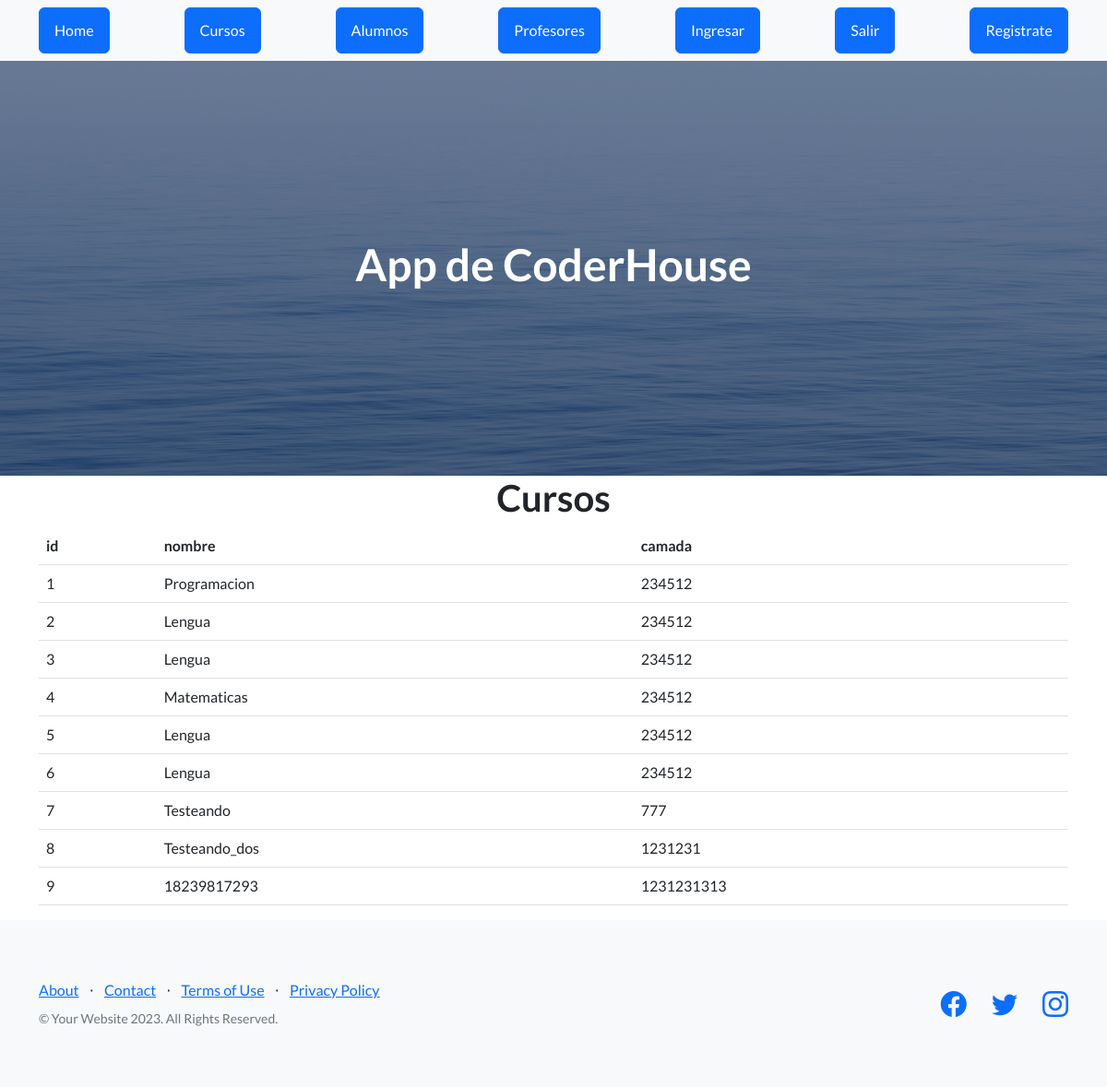
The app's page /AppCoder/ver_cursos with its own data.
### AppCoder/models.py (models this page shows)
class Curso(models.Model):
    nombre = models.CharField(max_length=40)
    camada = models.IntegerField()

### AppCoder/views.py (the view)
# urls.py: path("ver_cursos", views.ver_cursos , name="cursos"),
def ver_cursos(request):
    cursos = Curso.objects.all()
    dicc = {"cursos": cursos}
    plantilla = loader.get_template("cursos.html")
    documento = plantilla.render(dicc)
    return HttpResponse(documento)

### AppCoder/template/cursos.html
{% extends "padre.html" %}
{% load static %}
{% block contenido %}
    <main class="container">
        <h1 class="text-xl-center title"> Cursos </h1>
        <table class="table">
            <thead>
                <tr>
                    <th>id</th>
                    <th>nombre</th>
                    <th>camada</th>
                </tr>
            </thead>
            <tbody>
                {% for n in cursos %}
                <tr>
                    <td>{{n.id}}</td>
                    <td>{{n.nombre}}</td>
                    <td>{{n.camada}}</td>
                </tr>
                {% endfor %}
            </tbody>
        </table>
    </main>
{% endblock %}

### AppCoder/template/padre.html (shortened to what this page needs)
<!DOCTYPE html>
<html lang="en">
    <head>
        {% load static %}
        <link href="https://cdn.jsdelivr.net/npm/bootstrap-icons@1.5.0/font/bootstrap-icons.css" rel="stylesheet" type="text/css" />
        <link href="{% static 'AppCoder/css/styles.css' %}" rel="stylesheet" />
    </head>
    <body>
        <nav class="navbar navbar-light bg-light static-top">
            <div class="container">
                <a class="btn btn-primary" href="{% url 'home' %}">Home</a>
                <a class="btn btn-primary" href="{% url 'cursos' %}">Cursos</a>
                <a class="btn btn-primary" href="{% url 'ver_alumno' %}">Alumnos</a>
                <a class="btn btn-primary" href="{% url 'ver_profesor'%}">Profesores</a>
                <a class="btn btn-primary" href="{% url 'Login' %}">Ingresar</a>
                <a class="btn btn-primary" href="{% url 'Logout' %}">Salir</a>
                <a class="btn btn-primary" href="{% url 'Register' %}">Registrate</a>
            </div>
        </nav>
        <header class="masthead">
            <div class="container position-relative">
                <h1 class="text-center" style="color:white">App de CoderHouse</h1>
            </div>
        </header>
        {% block contenido %}{% endblock %}
        <footer class="footer bg-light">
            <div class="container">
                <div class="row">
                    <div class="col-lg-6 h-100 text-center text-lg-start my-auto">
                        <ul class="list-inline mb-2">
                            <li class="list-inline-item"><a href="#!">About</a></li>
                            <li class="list-inline-item">⋅</li>
                            <li class="list-inline-item"><a href="#!">Contact</a></li>
                            <li class="list-inline-item">⋅</li>
                            <li class="list-inline-item"><a href="#!">Terms of Use</a></li>
                            <li class="list-inline-item">⋅</li>
                            <li class="list-inline-item"><a href="#!">Privacy Policy</a></li>
                        </ul>
                        <p class="text-muted small mb-4 mb-lg-0">&copy; Your Website 2023. All Rights Reserved.</p>
                    </div>
                    <div class="col-lg-6 h-100 text-center text-lg-end my-auto">
                        <ul class="list-inline mb-0">
                            <li class="list-inline-item me-4">
                                <a href="#!"><i class="bi-facebook fs-3"></i></a>
                            </li>
                            <li class="list-inline-item me-4">
                                <a href="#!"><i class="bi-twitter fs-3"></i></a>
                            </li>
                            <li class="list-inline-item">
                                <a href="#!"><i class="bi-instagram fs-3"></i></a>
                            </li>
                        </ul>
                    </div>
                </div>
            </div>
        </footer>
    </body>
</html>

### records on screen
Curso: id "1", nombre "Programacion", camada "234512"
Curso: id "2", nombre "Lengua", camada "234512"
Curso: id "3", nombre "Lengua", camada "234512"
Curso: id "4", nombre "Matematicas", camada "234512"
Curso: id "5", nombre "Lengua", camada "234512"
Curso: id "6", nombre "Lengua", camada "234512"
Curso: id "7", nombre "Testeando", camada "777"
Curso: id "8", nombre "Testeando_dos", camada "1231231"
Curso: id "9", nombre "18239817293", camada "1231231313"
